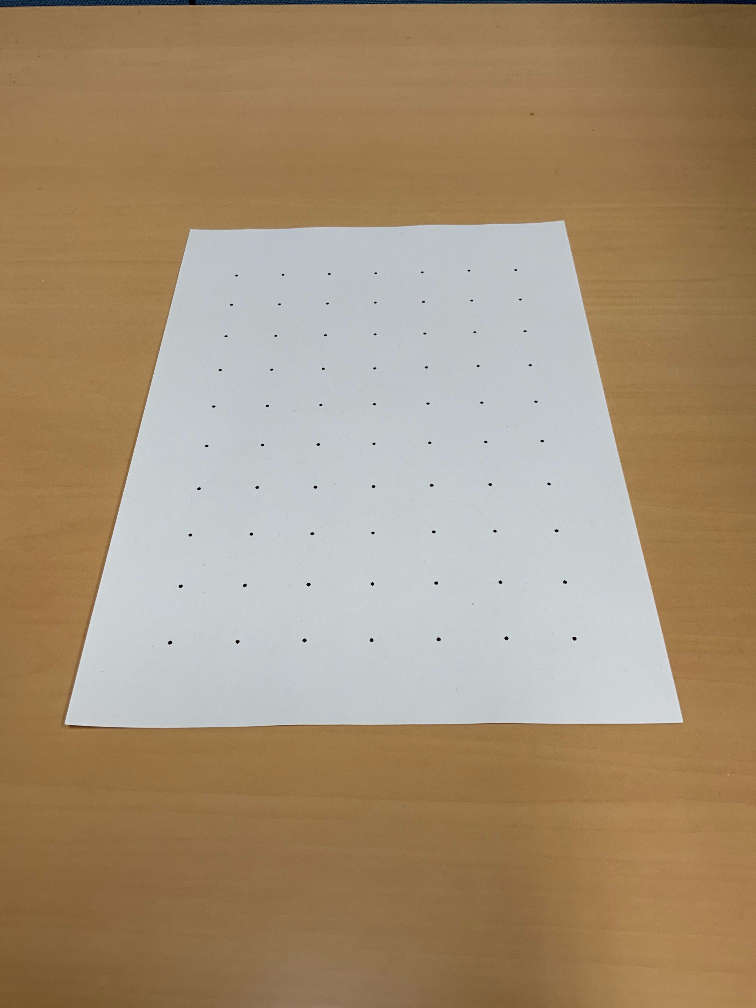
#> input picture image/field_resize.png, 756 x 1008 px, found by its file name
$ python detectPoint.py
#> lines starting #> are read from the running program, lines starting #| are printed output that depends on the picture; after the words box and inside, x2 and y2 are one past the last pixel; in counts of white or black regions, pixels touching at a corner belong together
import cv2
import numpy as np


def main():
    img = cv2.imread("image/field_resize.png")
#> img is the input picture: shape (1008, 756, 3); mean B, G, R 117.3, 144.4, 165.4
    dst = cv2.cvtColor(img, cv2.COLOR_RGB2GRAY)
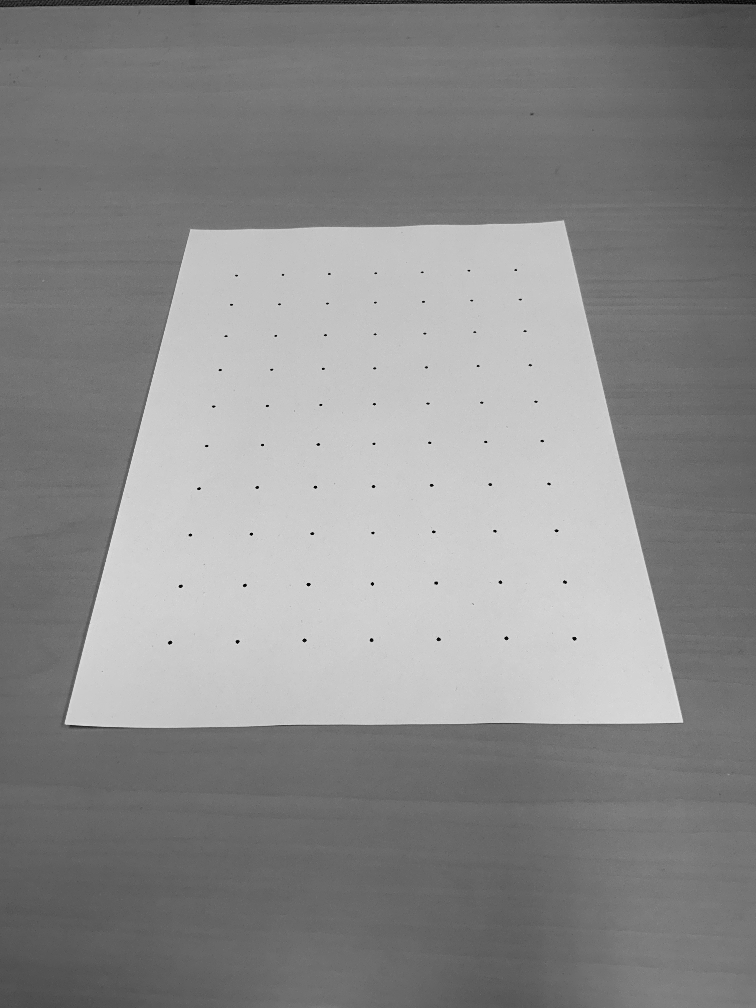
#> dst: shape (1008, 756); min 0, max 227, mean 138.7
    flagMap = np.where(dst < 30, 1, 0)
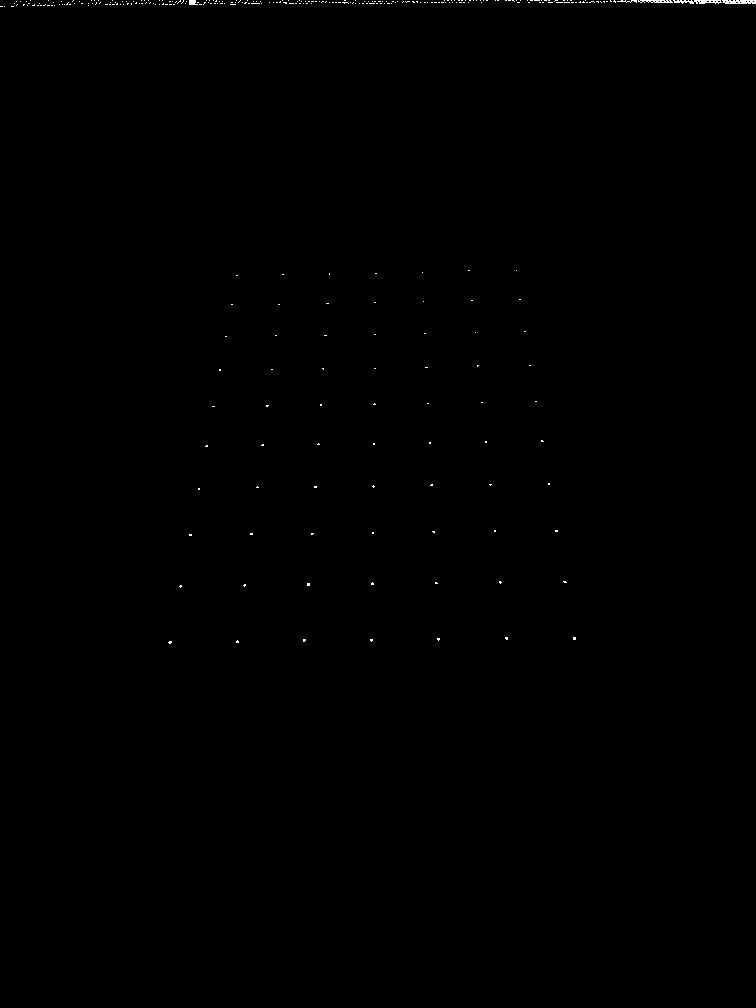
#> flagMap: shape (1008, 756) int64; values 0 (black) and 1 (white), 0.15% white in thin lines or dots, all inside (x1, y1, x2, y2) = (0, 0, 756, 644)
    flagList = np.where(dst < 30)
#> flagList = 1127 positions, rows 0 to 643, columns 0 to 755
    print(len(flagList[0]))
#| 1127
    checkFlagMap(flagMap)


def checkFlagMap(flagMap):
    # print(flagMap)
    kernel = np.array([[0.0, 0.5, 0.0], [0.5, 1.0, 0.5], [0.0, 0.5, 0.0]])
    print(kernel)
#> (the run stopped early here; a loop or call above may not have finished)
